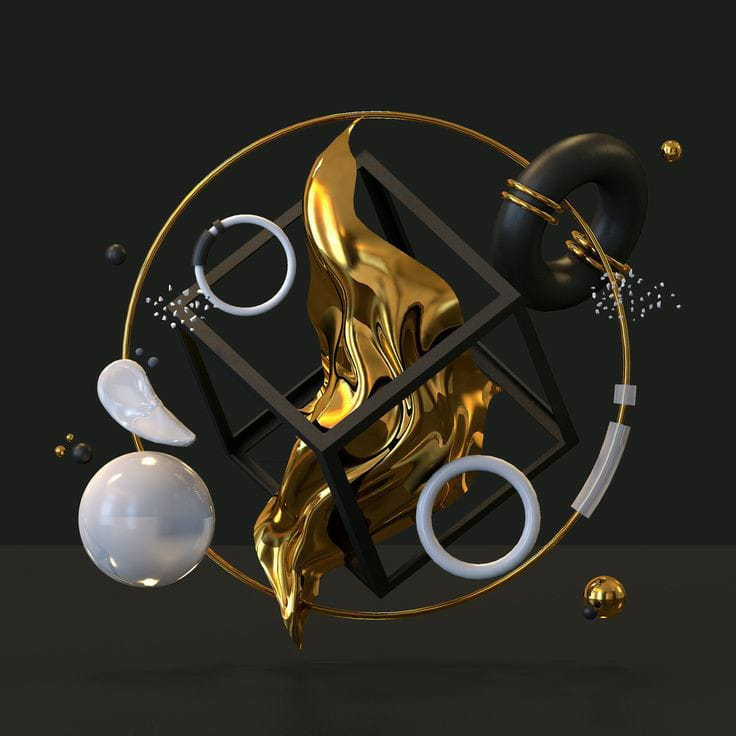
#> input picture img4.jpeg, 736 x 736 px
$ jupyter execute 'Merge Images.ipynb'
#> lines starting #> are read from the running program, lines starting #| are printed output that depends on the picture
[cell 1]
import cv2

[cell 2]
img1 = cv2.imread("img4.jpeg")
#> img1 is the input picture: shape (736, 736, 3); mean B, G, R 38.1, 44.9, 48.1

[cell 3]
cv2.imshow("Image - 1", img1)
cv2.waitKey() == 13
cv2.destroyAllWindows()

[cell 4]
img2 = cv2.imread("img5.jpeg")
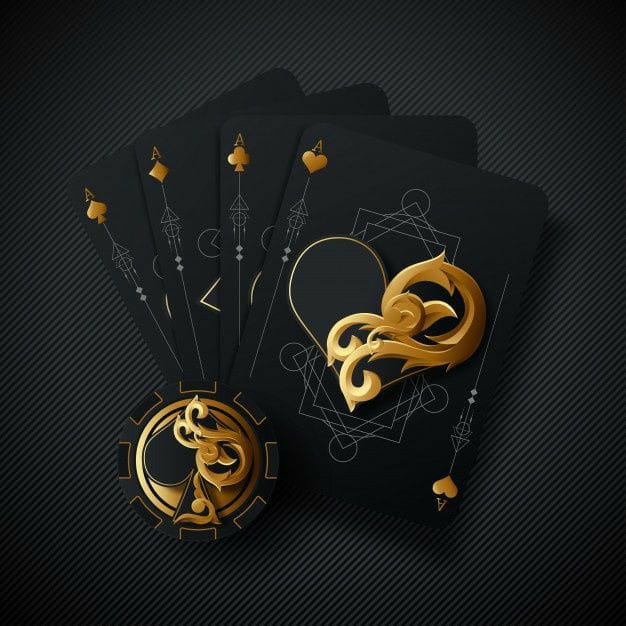
#> input picture img5.jpeg, 626 x 626 px
#> img2 is the input picture: shape (626, 626, 3); mean B, G, R 29.8, 32.6, 31.4

[cell 5]
cv2.imshow("Image - 2", img2)
cv2.waitKey() == 13
cv2.destroyAllWindows()

[cell 6]
import numpy as np

[cell 7]
img1.shape
#> Out = (736, 736, 3)

[cell 8]
img2.shape
#> Out = (626, 626, 3)

[cell 9]
#Dimensions must be same
img1 = img1[:626, :626]
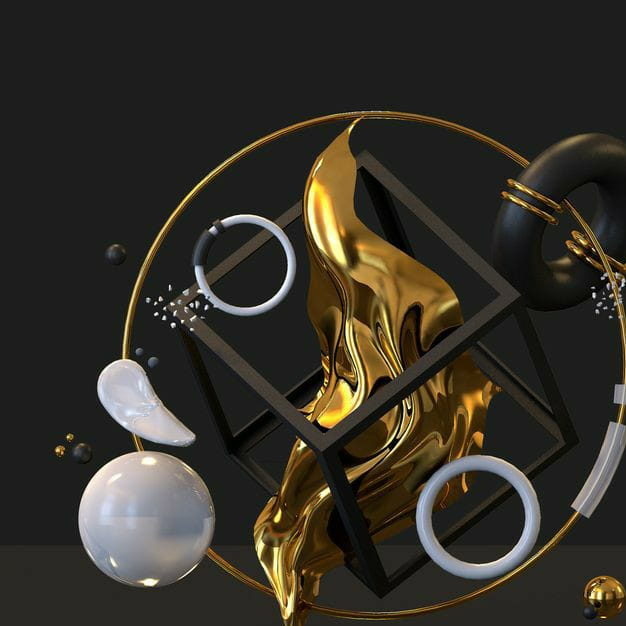
#> img1: shape (626, 626, 3); mean B, G, R 40.3, 48.6, 52.8

[cell 10]
img1.shape
#> Out = (626, 626, 3)

[cell 11]
#Horizontal stack
himg = np.hstack((img1, img2))
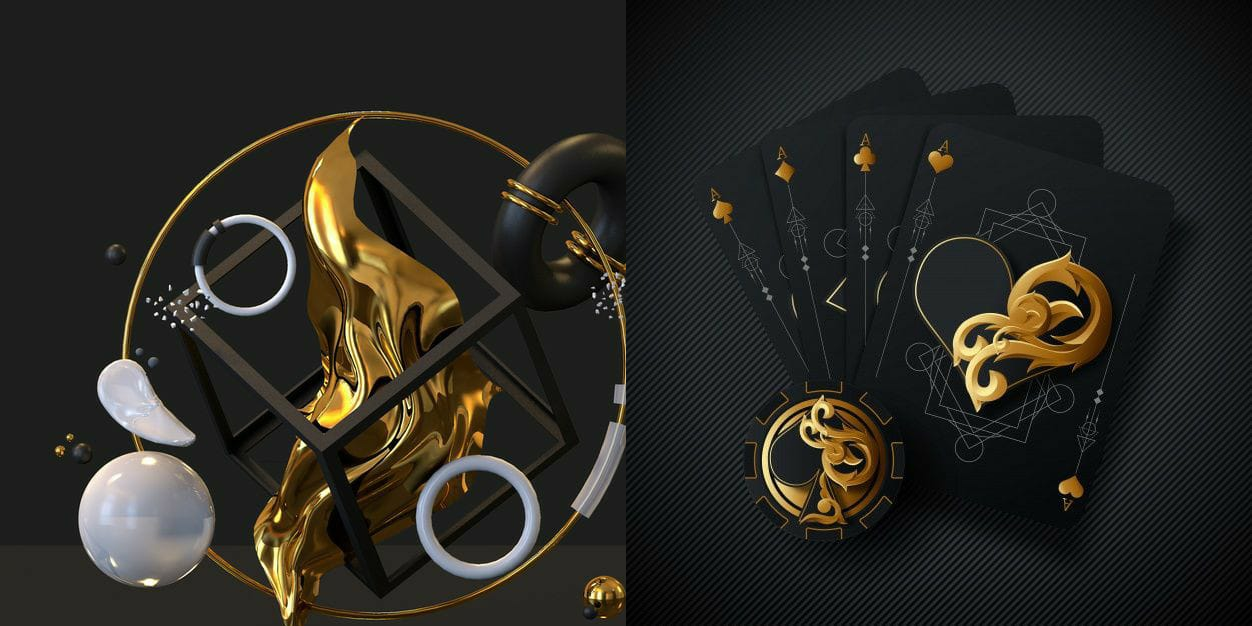
#> himg: shape (626, 1252, 3); mean B, G, R 35.1, 40.6, 42.1
